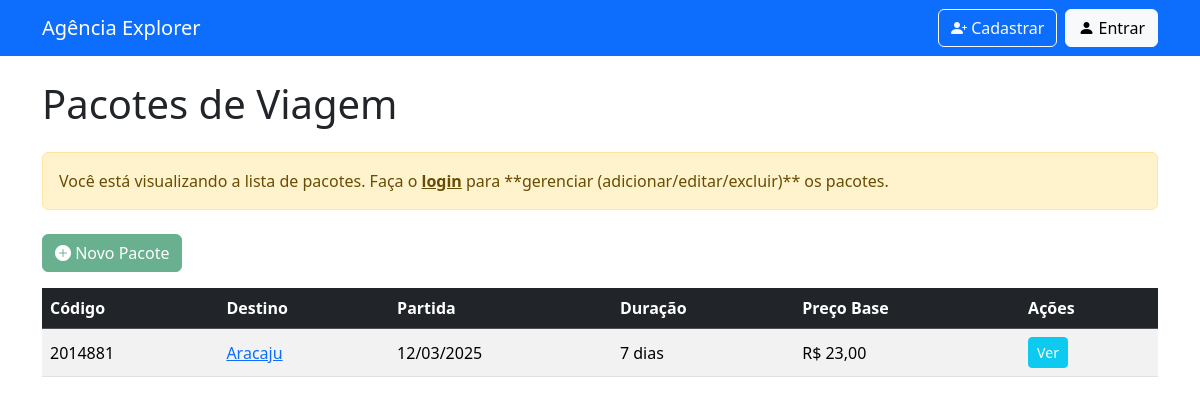
The page / on the database its author committed.
### agencia/models.py (models this page shows, shortened)
class Viagem(models.Model):
    titulo = models.CharField(max_length=150, verbose_name="Título da Viagem")
    destino = models.CharField(max_length=100)
    data_partida = models.DateField(verbose_name="Data de Partida")
    data_retorno = models.DateField(verbose_name="Data de Retorno")
    duracao_dias = models.IntegerField(verbose_name="Duração (dias)")
    preco_base = models.DecimalField(max_digits=10, decimal_places=2, verbose_name="Preço Base (R$)")
    vagas_disponiveis = models.PositiveIntegerField(default=10, verbose_name="Vagas Disponíveis")
    tipo_transporte = models.CharField(
        max_length=50,
        choices=[('AEREO', 'Aéreo'), ('TERRESTRE', 'Terrestre'), ('MARITIMO', 'Marítimo')],
        verbose_name="Tipo de Transporte"
    )
    hospedagem_inclusa = models.BooleanField(default=True, verbose_name="Hospedagem Inclusa")
    codigo_pacote = models.CharField(max_length=20, unique=True, verbose_name="Código do Pacote")
    descricao_detalhada = models.TextField(verbose_name="Descrição Completa")

### agencia/views.py (the view)
# urls.py: path('', ViagemListView.as_view(), name='viagem_lista'),
class ViagemListView(ListView):
    model = Viagem
    context_object_name = 'viagens' # Nome da variável no template
    template_name = 'agencia/viagem_list.html'

### agencia/templates/agencia/viagem_list.html (shortened to what this page needs)
{% extends 'base.html' %}
{% block content %}
    <h1 class="mb-4">Pacotes de Viagem</h1>
    {% if user.is_authenticated %}
        <div class="alert alert-info d-flex align-items-center mb-4" role="alert">
            <i class="bi bi-rocket-takeoff-fill me-2 fs-4"></i>
            <p class="mb-0">
                Olá, **{{ user.username|capfirst }}**! Você está pronto para gerenciar as melhores ofertas de viagem.
                <small class="ms-3">(<a href="{% url 'logout' %}" class="alert-link">Sair</a>)</small>
            </p>
        </div>
        <a href="{% url 'viagem_nova' %}" class="btn btn-success mb-3">
            <i class="bi bi-plus-circle-fill"></i> Novo Pacote
        </a>
    {% else %}
        <div class="alert alert-warning mb-4" role="alert">
            Você está visualizando a lista de pacotes. Faça o <a href="{% url 'login' %}" class="alert-link">login</a> para **gerenciar (adicionar/editar/excluir)** os pacotes.
        </div>
        <button class="btn btn-success mb-3" disabled title="Faça login para adicionar pacotes">
            <i class="bi bi-plus-circle-fill"></i> Novo Pacote
        </button>
    {% endif %}
    {% if viagens %}
    <div class="table-responsive">
        <table class="table table-striped table-hover align-middle">
            <thead class="table-dark">
                <tr>
                    <th>Código</th>
                    <th>Destino</th>
                    <th>Partida</th>
                    <th>Duração</th>
                    <th>Preço Base</th>
                    <th>Ações</th>
                </tr>
            </thead>
            <tbody>
                {% for viagem in viagens %}
                <tr>
                    <td>{{ viagem.codigo_pacote }}</td>
                    <td><a href="{% url 'viagem_detalhe' viagem.pk %}">{{ viagem.destino }}</a></td>
                    <td>{{ viagem.data_partida|date:"d/m/Y" }}</td>
                    <td>{{ viagem.duracao_dias }} dias</td>
                    <td>R$ {{ viagem.preco_base|floatformat:2 }}</td>
                    <td>
                        <a href="{% url 'viagem_detalhe' viagem.pk %}" class="btn btn-sm btn-info text-white me-1">Ver</a>
                    </td>
                </tr>
                {% endfor %}
            </tbody>
        </table>
    </div>
    {% else %}
    <div class="alert alert-info" role="alert">
        Nenhuma viagem cadastrada. Clique no botão acima para adicionar um novo pacote!
    </div>
    {% endif %}
{% endblock %}

### rows shown on the page
Viagem: codigo_pacote "2014881", destino "Aracaju", data_partida "12/03/2025", duracao_dias "7", preco_base "23,00"
